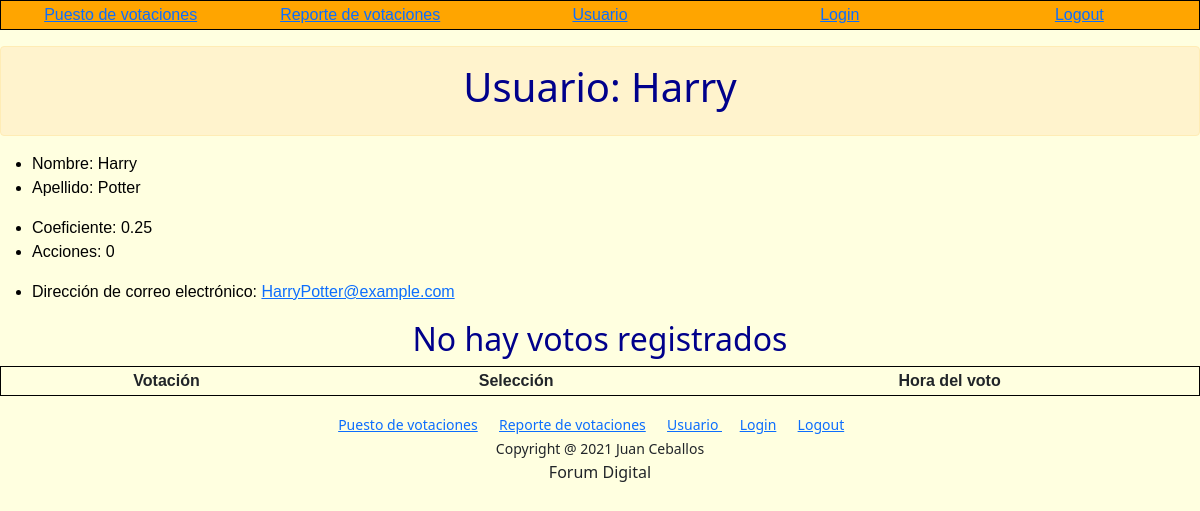
Before: /users/ (signed in) with the older database file.
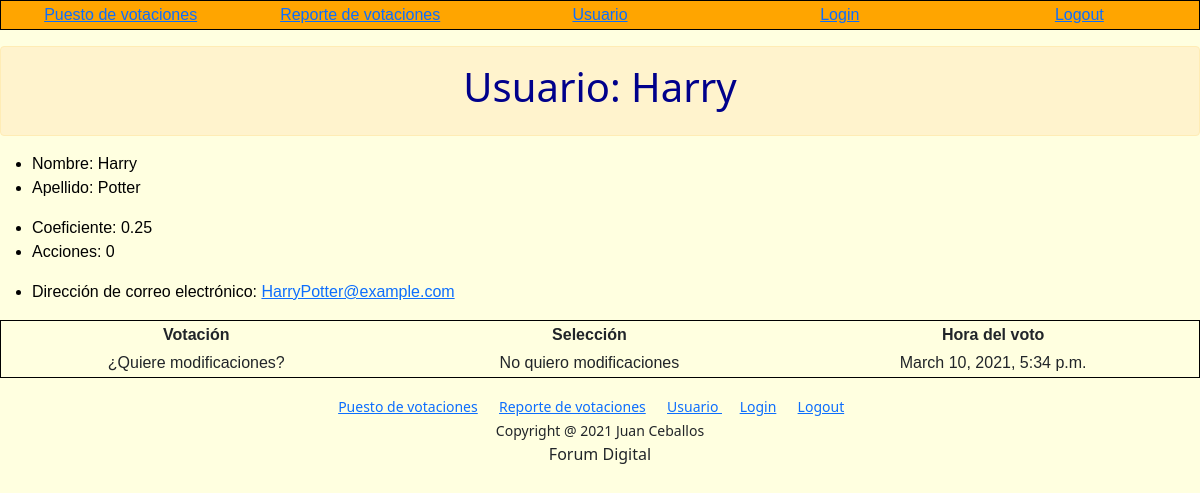
After: the same page with the newer database file.
### poll/models.py (models this page shows, shortened)
class Vote(models.Model):
    poll = models.ForeignKey(Poll, on_delete=models.CASCADE, related_name="questions")
    option = models.ForeignKey(Option, on_delete=models.CASCADE, related_name="choices")
    voter = models.ForeignKey(User, on_delete=models.CASCADE, related_name="votes")
    vote_time = models.DateTimeField()

class Poll(models.Model):
    class Method(models.TextChoices):
        MAYORIA_CALIFICADA = 'Mayoria Calificada'
        MAYORIA_SIMPLE = 'Mayoría Simple'
        VERIFICA_QUORUM = 'Verificación del Quorum'
    class Criteria(models.TextChoices):
        INDIVIDUAL = 'Individual'
        COEFICIENT = 'Coeficiente'
        SHARES = 'Acciones'
    question = models.CharField(max_length=127)
    method = models.CharField(max_length=23, choices=Method.choices, default=Method.MAYORIA_CALIFICADA)
    parameter = models.DecimalField(max_digits=5, decimal_places=2,default=0.7)
    criteria = models.CharField(max_length=11, choices=Criteria.choices, default=Criteria.COEFICIENT)
    max_voters = models.IntegerField(default=0)
    max_shares = models.IntegerField(default=0)
    start_time = models.DateTimeField()
    end_time = models.DateTimeField()
    def __str__(self):
        return f"{self.question}"

class Option(models.Model):
    poll = models.ForeignKey(Poll, on_delete=models.CASCADE, related_name="poll")
    answer = models.CharField(max_length=127)
    coeficient = models.DecimalField(max_digits=2, decimal_places=2, default=0.0)
    votes = models.IntegerField(default=0)
    shares = models.IntegerField(default=0)
    def __str__(self):
        return f"{self.answer}"

### users/views.py (the view)
# urls.py: path("", views.index, name="index"),
def index(request):
    if not request.user.is_authenticated:
        return HttpResponseRedirect(reverse("login"))
    return render(request, "users/user.html", {
        "votos": request.user.votes.all()
    })

### users/templates/users/user.html (shortened to what this page needs)
{% extends "poll/layout.html" %}
{% block body %}
    <div>
        <div class="alert alert-warning" role="alert">
            <h1>Usuario: {{ request.user }}</h1>
        </div>
        <ul>
            <li>Nombre:  {{ request.user.first_name }} </li>
            <li>Apellido: {{ request.user.last_name }}</li>
            <li>Coeficiente: {{ request.user.profile.coeficient }}</li>
            <li>Acciones: {{ request.user.profile.shares }}</li>
            <li>
                Dirección de correo electrónico: <a href="mailto:{{ request.user.email }}">{{ request.user.email }} </a>
            </li>
        </ul>
        <table>
            <thead>
                <th>Votación</th>
                <th>Selección</th>
                <th>Hora del voto</th>
            </thead>
            <tbody>
                {% for vote in votos %}
                    <tr>
                        <td>{{ vote.poll }}</td>
                        <td>{{ vote.option }}</td>
                        <td>{{ vote.vote_time }}</td>
                    </tr>
                    {% empty %}
                    <h2>No hay votos registrados</h2>
                {% endfor %}
            </tbody>
        </table>
    </div>
{% endblock %}

Changed rows visible on the page:
added Vote: poll "¿Quiere modificaciones?", option "No quiero modificaciones", vote_time "March 10, 2021, 5:34 p.m."
Other visible differences:
text no longer shown: "No hay votos registrados"
